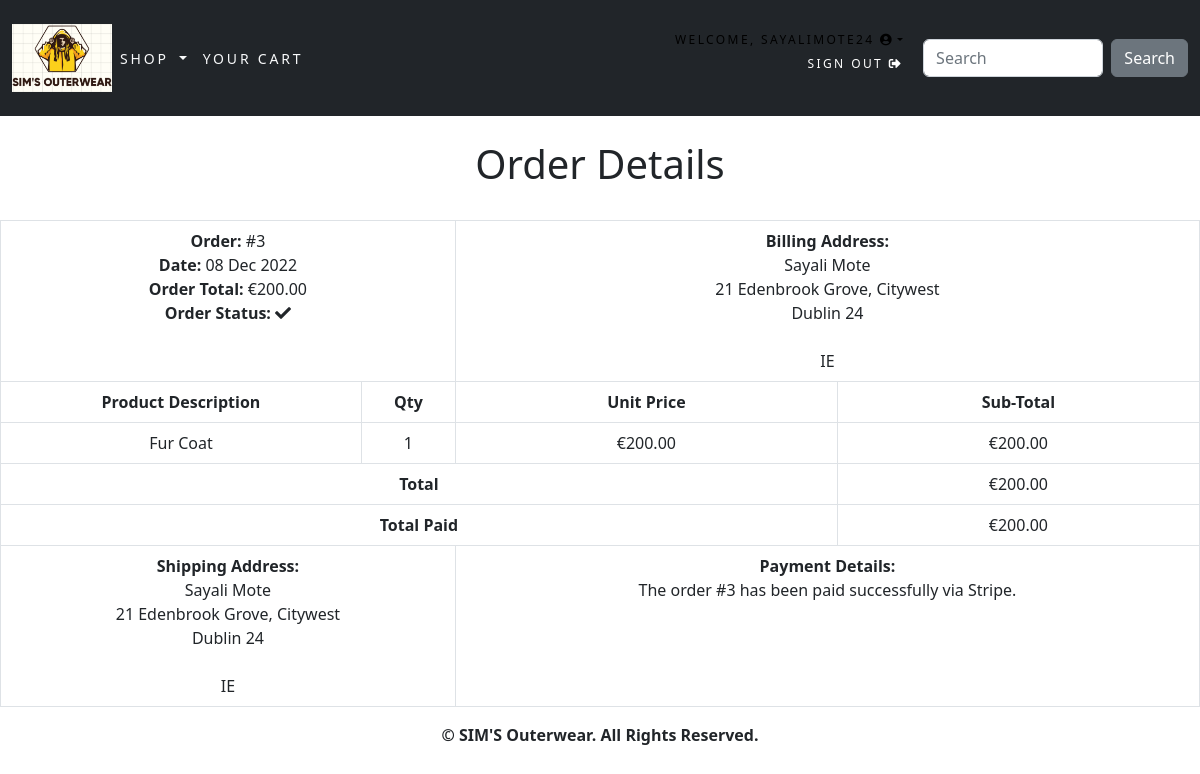
/order/3/ (signed in), run on the app's committed database.
### accounts/models.py (models this page shows)
class CustomUser(AbstractUser):
    age = models.PositiveIntegerField(null=True, blank=True)

### order/models.py (models this page shows, shortened)
class Order(models.Model):
    token = models.CharField(max_length=250, blank=True)
    total = models.DecimalField(max_digits=10, decimal_places=2,
verbose_name='Euro Order Total')
    emailAddress = models.EmailField(max_length=250, blank=True,
verbose_name='Email Address')
    created = models.DateTimeField(auto_now_add=True)
    billingName = models.CharField(max_length=250, blank=True)
    billingAddress1 = models.CharField(max_length=250, blank=True)
    billingCity = models.CharField(max_length=250, blank=True)
    billingPostcode = models.CharField(max_length=10, blank=True)
    billingCountry = models.CharField(max_length=200, blank=True)
    shippingName = models.CharField(max_length=250, blank=True)
    shippingAddress1 = models.CharField(max_length=250, blank=True)
    shippingCity = models.CharField(max_length=250, blank=True)
    shippingPostcode = models.CharField(max_length=10, blank=True)
    shippingCountry = models.CharField(max_length=200, blank=True)
    voucher = models.ForeignKey(Voucher,
                                related_name='orders',
                                null=True,
                                blank=True,
                                on_delete=models.SET_NULL)
    discount = models.IntegerField(default = 0,
                                validators=[MinValueValidator(0),
                                MaxValueValidator(100)])
    class Meta:
        db_table = 'Order'
        ordering = ['-created']

class OrderItem(models.Model):
    product = models.CharField(max_length=250)
    quantity = models.IntegerField()
    price = models.DecimalField(max_digits=10, decimal_places=2,
verbose_name='Euro Price')
    order = models.ForeignKey(Order, on_delete=models.CASCADE)
    class Meta:
        db_table = 'OrderItem'
    def sub_total(self):
        return self.quantity * self.price

### order/views.py (the view)
# urls.py: path('<int:order_id>/', views.orderDetail.as_view(), name='order_detail'),
class orderDetail(LoginRequiredMixin, View):
    def get(self, request, order_id):
        if request.user.is_authenticated:
            email = str(request.user.email)
            order = Order.objects.get(id=order_id, emailAddress=email)
            order_items = OrderItem.objects.filter(order=order)
        return render(request, 'order/order_detail.html', {'order': order, 'order_items': order_items})

### cart/context_processors.py (called while the page is built)
def counter(request):
    item_count = 0
    if 'admin' in request.path:
        return {}
    else:
        try:
            cart = Cart.objects.filter(cart_id=_cart_id(request))
            cart_items = CartItem.objects.all().filter(cart=cart[:1])
            for cart_item in cart_items:
                item_count += cart_item.quantity
        except Cart.DoesNotExist:
            item_count = 0
    return {'item_count':item_count}

### cart/views.py (called while the page is built)
def _cart_id(request):
    cart = request.session.session_key
    if not cart:
        cart = request.session.create()
    return cart

### shop/context_processors.py (called while the page is built)
def menu_links(request):
    links = Type.objects.all()
    return {'links':links}

### shop/models.py (called while the page is built)
    def get_absolute_url(self):
        return reverse('shop:products_by_type', args=[self.id])

### order/templates/order/order_detail.html (shortened to what this page needs)
{% extends "base.html" %}
{% load static %}
{% block content %}
<div>
    <div class="text-center">
        <br>
        <h1 class="text-center my_title">Order Details</h1>
        <br>
        <table class="table table-bordered">
            <tr>
                <td class="text-left" colspan="2">
                    <b>Order: </b>#{{ order.id }}<br>
                    <b>Date: </b>{{ order.created|date:"d M Y" }}<br>
                    <b>Order Total: </b>€{{ order.total }}<br>
                    <b>Order Status: </b><i class="fas fa-check"></i>
                <td class="text-left" colspan="2">
                    <b>Billing Address: </b><br>
                    {{ order.billingName }}<br>
                    {{ order.billingAddress1 }}<br>
                    {{ order.billingCity }}<br>
                    {{ order.billingPostcode }}<br>
                    {{ order.billingCountry }}<br>
                </td>
            </tr>
            <tr>
                <td><b>Product Description</b></td>
                <td><b>Qty</b></td>
                <td><b>Unit Price</b></td>
                <td><b>Sub-Total</b></td>
            </tr>
            {% for item in order_items %}
            <tr>
                <td>{{ item.product }}</td>
                <td>{{ item.quantity }}</td>
                <td>€{{ item.price }}</td>
                <td>€{{ item.sub_total }}</td>
            </tr>
            {% endfor %}
            <tr>
                <td class="text-right" colspan="3"><b>Total</b></td>
                <td>€{{ order.total }}</td>
            </tr>
            <tr>
                <td class="text-right" colspan="3"><b>Total Paid</b></td>
                <td>€{{ order.total }}</td>
            </tr>
            <tr>
                <td class="text-left" colspan="2">
                    <b>Shipping Address: </b><br>
                    {{ order.shippingName }}<br>
                    {{ order.shippingAddress1 }}<br>
                    {{ order.shippingCity }}<br>
                    {{ order.shippingPostcode }}<br>
                    {{ order.shippingCountry }}<br>
                </td>
                <td class="text-left" colspan="2">
                    <b>Payment Details: </b><br>
                    The order #{{ order.id }} has been paid successfully via Stripe.
                </td>
            </tr>
        </table>
    </div>
</div>
{% endblock content %}

### shop/templates/navbar.html (shortened to what this page needs)
{% load static %}
<nav class="navbar navbar-expand-lg navbar-light bg-dark text-light py-4">
    <div class="container-fluid">
        <div class="collapse navbar-collapse" id="navbarSupportedContent">
            <div style="text-align: center;">
                <a href="{%url 'shop:all_products' %}">
                <img width="100px" src="{% static 'images/logo.png' %}"
                alt="Online Outdoorwear Store"></a>
            </div>
            <ul class="navbar-nav me-auto mb-2 mb-lg-0">
                <li class="nav-item dropdown">
                    <a class="nav-link dropdown-toggle text-light" href="#" id="navbarDropdown" role="button" data-bs-toggle="dropdown" aria-expanded="false">
    Shop
                    </a>
                </li>
                <li class="nav-item">
                    <a class="nav-link text-light" href="#">Your Cart</a>
                </li>
            </ul>
        </div>
    </div>
    <br>
    <br>
    <div class="container" >
        <div class="my_custom_menu">
            <ul>
                {% if user.is_authenticated %}
                <li>
                    Welcome, <a href="#" class="dropdown-toggle" data-bs-toggle="dropdown"
                    aria-haspopup="true" aria-expanded="false">{{ user.username }}
                    <i class="fas fa-user-circle"></i></a>
                </li>
                <li>
                    <a style="color: white;" href="{% url 'logout' %}">Sign Out <i class="fas fa-sign-out-alt"></i></a>
                </li>
                {% endif %}
            </ul>
        </div>
        <div>
            <form class="d-flex" action="{% url 'search_app:searchResult' %}" method="get">
                <input class="form-control me-2" type="search" placeholder="Search" aria-label="Search" name="q">
                <button class="btn btn-secondary my-2 my-sm-0" type="submit" >Search</button>
                <br>
            </form>
        </div>
    </div>
</nav>

### static/css/custom.css (style rules this page uses)
.nav-item { letter-spacing: .2em; font-size: 14px; text-transform: uppercase; }
.my_custom_menu { text-align: right !important; }
.my_custom_menu ul li { list-style: none; color: #000; text-transform: uppercase; letter-spacing: .2em; font-size: 12px; padding-right: 20px; display: inline; text-decoration: none; }
.my_custom_menu ul li a { text-decoration: none; color: #000; list-style: none; text-transform: uppercase; letter-spacing: .2em; font-size: 12px; }

### data on the page
CustomUser: username "SAYALIMOTE24"
Order: id "3", created "08 Dec 2022", total "200.00", billingName "Sayali Mote", billingAddress1 "21 Edenbrook Grove, Citywest", billingCity "Dublin 24", billingCountry "IE", shippingName "Sayali Mote", shippingAddress1 "21 Edenbrook Grove, Citywest", shippingCity "Dublin 24", shippingCountry "IE"
OrderItem: product "Fur Coat", quantity "1", price "200.00", sub_total "200.00"
